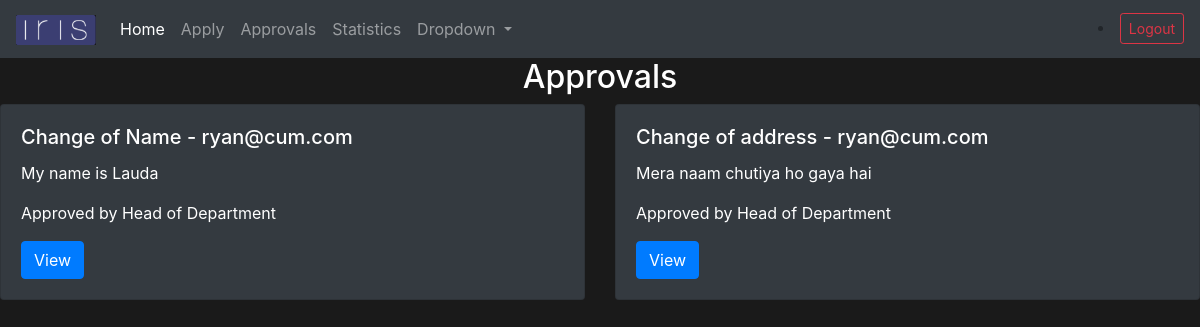
The app's page /approvals/ (signed in) with its own data.
### approvals/models.py (models this page shows, shortened)
class Request(models.Model):
    STATUS = [
    ("Waiting for approval", "Waiting for approval"),
    ("Approved by MIS Officer", "Approved by MIS Officer"),
    ("Approved by Head of Department", "Approved by Head of Department"),
    ("Approved by Dean", "Approved by Dean"),
    ]
    template_id = models.ForeignKey(Template, null=True, on_delete=models.SET_NULL)
    response = models.TextField(max_length=500, null=True)
    status = models.CharField(max_length=100, null=True, default='Waiting for approval', choices=STATUS)
    applicant = models.ForeignKey(User, null=True, on_delete=models.CASCADE)

class Template(models.Model):
    PARTICIPANTS = [
    ("1", "MIS Officer"),
    ("2", "Head of Department"),
    ("3", "Dean"),
    ]
    name = models.CharField(max_length=200, null=True)
    archived = models.BooleanField(default=False)
    start_time = models.DateTimeField(auto_now_add=True)
    end_time = models.DateTimeField
    participants = models.CharField(max_length=1, null=True, choices=PARTICIPANTS)
    def __str__(self):
        return self.name

### approvals/views.py (the view)
# urls.py: path('approvals/', views.approvalPage, name='approvals'),
@login_required
def approvalPage(request):
    currentuser = request.user.id
    try:
        position = Role.objects.get(user=currentuser)
        if position is not None:
            user_requests = Request.objects.all()
            users = CustomUser.objects.all()
            context = {
            'user_requests': user_requests,
            'users': users,
            }
        else:
            context = {
            'user_requests': user_requests,
            }
    except:
        user_requests = Request.objects.filter(applicant=request.user)
        context = {
            'user_requests': user_requests,
            }
    return render(request, 'approvals/approvals.html', context)

### approvals/templates/approvals/approvals.html (shortened to what this page needs)
{% extends 'approvals/homepage.html' %}
{% block content %}
<h2 class="text-center text-white"> Approvals </h2>
<div class="row">
    {% for user_request in user_requests %}
    <div class="col-sm-6">
      <div class="card text-white bg-dark mb-3">
        <div class="card-body">
          <h5 class="card-title">{{user_request.template_id}} - {{user_request.applicant}}</h5>
          <p class="card-text">{{user_request.response}}</p>
          <p class="card-text">{{user_request.status}}</p>
          <a href="{% url 'appview' user_request.id %}" class="btn btn-primary">View</a>
        </div>
      </div>
    </div>
    {% endfor %}
  </div>
{% endblock %}

### approvals/templates/approvals/homepage.html (style rules this page uses)
.IRIS { background-color: #1a1a1a !important }

### records on screen
Request: template_id "Change of Name", applicant "ryan@cum.com", response "My name is Lauda", status "Approved by Head of Department"
Request: template_id "Change of address", applicant "ryan@cum.com", response "Mera naam chutiya ho gaya hai", status "Approved by Head of Department"
